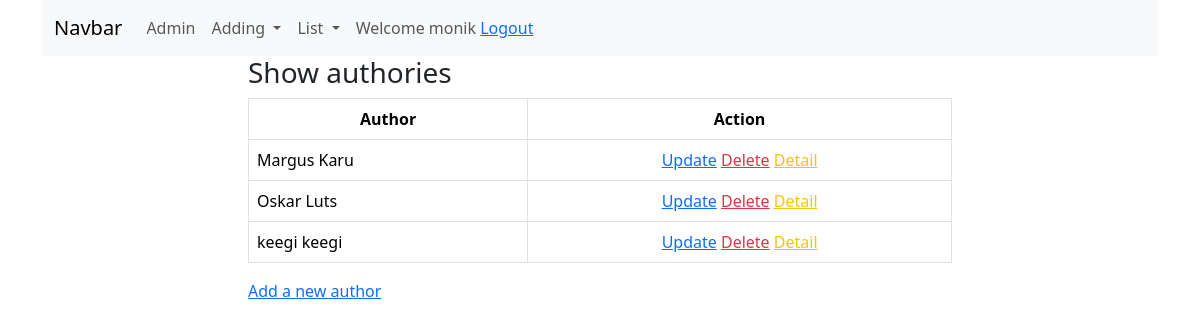
Page /booksapp/author_list/ (signed in) on the committed database.
### booksapp/models.py (models this page shows, shortened)
class Author(models.Model):
    firstname = models.CharField(max_length=25, validators=[MinLengthValidator(2)])
    lastname = models.CharField(max_length=25, validators=[MinLengthValidator(2)])
    birth = models.DateField(null=True, blank=True)
    country = models.ForeignKey(Country, on_delete=models.SET_NULL, null=True)
    class Meta:
        ordering = ['lastname', 'firstname']
    def fullname(self):
        return f'{self.firstname} {self.lastname}'

### booksapp/views.py (the view)
# urls.py: path('author_list/', views.AuthorListView.as_view(), name='author_list'),  # Author List View
class AuthorListView(ListView):
    model = Author

### booksapp/templates/booksapp/author_list.html
{% extends 'base.html' %}
{% block content %}
	<div class="container">
        <div class="row">
            <div class="col-8 mx-auto">
                <h3>Show authories</h3>
                <table class="table table-bordered table-hover">
                    <thead>
                        <tr class="text-center">
                            <th>Author</th>
                            <th>Action</th>
                        </tr>
                    </thead>
                    <tbody>
                        {% for author in object_list %}
                        	<tr>
                                <td>{{ author.fullname }}</td>
                                <td class="text-center">
                                     {% if user.is_authenticated %}
                                        <a href="{% url 'booksapp:author_update' pk=author.id %}">Update</a>
                                        <a href="{% url 'booksapp:author_delete' pk=author.id %}" class="text-danger">Delete</a>
                                    {% endif %}
                                    <a href="{% url 'booksapp:author_detail' pk=author.id %}" class="text-warning">Detail</a>
                                </td>
                            </tr>
                        {% endfor %}
                    </tbody>
                </table>
                <a href="{% url 'booksapp:author_create' %}">Add a new author</a>
            </div>
        </div>
    </div>
{% endblock %}

### templates/menu.html (shortened to what this page needs)
<nav class="navbar navbar-expand-lg bg-body-tertiary">
  <div class="container-fluid">
    <a class="navbar-brand" href="{% url 'booksapp:index' %}">Navbar</a>
    <div class="collapse navbar-collapse" id="navbarNavDropdown">
      <ul class="navbar-nav">
        <li class="nav-item">
          <a class="nav-link" href="/admin">Admin</a>
        </li>
      {% if user.is_authenticated %}
        <li class="nav-item dropdown">
          <a class="nav-link dropdown-toggle" href="#" role="button" data-bs-toggle="dropdown" aria-expanded="false">
            Adding
          </a>
        </li>
      {% endif %}
          <li class="nav-item dropdown">
          <a class="nav-link dropdown-toggle" href="#" role="button" data-bs-toggle="dropdown" aria-expanded="false">
            List
          </a>
        </li>
          {% if user.is_authenticated %}
        <span class="nav-link">Welcome {{ user.username }} <a href="{% url 'logout' %}">Logout</a></span>
    {% else %}
        <span class="nav-link">Welcome quest! <a href="{% url 'login' %}">Login</a></span>
    {% endif %}
      </ul>
    </div>
  </div>
</nav>

### rows in the picture
Author: fullname "Margus Karu"
Author: fullname "Oskar Luts"
Author: fullname "keegi keegi"

### other values in the picture
{{ user.username }} "monik"
